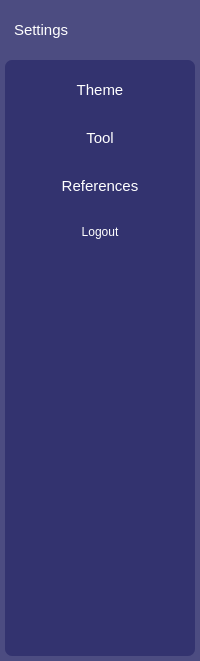
           <widget class="QCustomSlideMenu" name="inLeftMenu" native="true">
            <property name="minimumSize">
             <size>
              <width>0</width>
              <height>0</height>
             </size>
            </property>
            <property name="maximumSize">
             <size>
              <width>200</width>
              <height>16777215</height>
             </size>
            </property>
            <property name="font">
             <font>
              <pointsize>11</pointsize>
             </font>
            </property>
            <property name="styleSheet">
             <string notr="true">QWidget {
	background-color: #4C4C81;
	border-radius: 7px;
	color: #FFFFFF;
}

QPushButton {
	padding: 12px;
}</string>
            </property>
            <layout class="QVBoxLayout" name="verticalLayout_2">
             <property name="spacing">
              <number>5</number>
             </property>
             <property name="leftMargin">
              <number>5</number>
             </property>
             <property name="topMargin">
              <number>5</number>
             </property>
             <property name="rightMargin">
              <number>5</number>
             </property>
             <property name="bottomMargin">
              <number>5</number>
             </property>
             <item>
              <widget class="QWidget" name="widget" native="true">
               <property name="maximumSize">
                <size>
                 <width>16777215</width>
                 <height>50</height>
                </size>
               </property>
               <property name="font">
                <font>
                 <pointsize>11</pointsize>
                </font>
               </property>
               <layout class="QHBoxLayout" name="horizontalLayout_3">
                <item>
                 <widget class="QLabel" name="label_2">
                  <property name="font">
                   <font>
                    <pointsize>11</pointsize>
                   </font>
                  </property>
                  <property name="text">
                   <string>Settings</string>
                  </property>
                 </widget>
                </item>
                <item>
                 <widget class="QPushButton" name="closeSetting">
                  <property name="font">
                   <font>
                    <pointsize>11</pointsize>
                   </font>
                  </property>
                  <property name="text">
                   <string />
                  </property>
                  <property name="icon">
                   <iconset resource="../Qss/icons/_icons.qrc">
                    <normaloff>:/feather/icons/feather/x-circle.png</normaloff>:/feather/icons/feather/x-circle.png</iconset>
                  </property>
                 </widget>
                </item>
               </layout>
              </widget>
             </item>
             <item>
              <widget class="QWidget" name="widget_2" native="true">
               <property name="font">
                <font>
                 <pointsize>11</pointsize>
                </font>
               </property>
               <property name="styleSheet">
                <string notr="true">background-color: #33336F;</string>
               </property>
               <layout class="QVBoxLayout" name="verticalLayout_6">
                <item>
                 <widget class="QPushButton" name="pushButton_2">
                  <property name="font">
                   <font>
                    <pointsize>11</pointsize>
                   </font>
                  </property>
                  <property name="text">
                   <string>Theme</string>
                  </property>
                 </widget>
                </item>
                <item>
                 <widget class="QPushButton" name="pushButton_4">
                  <property name="font">
                   <font>
                    <pointsize>11</pointsize>
                   </font>
                  </property>
                  <property name="text">
                   <string>Tool</string>
                  </property>
                 </widget>
                </item>
                <item>
                 <widget class="QPushButton" name="pushButton_3">
                  <property name="font">
                   <font>
                    <pointsize>11</pointsize>
                   </font>
                  </property>
                  <property name="text">
                   <string>References</string>
                  </property>
                 </widget>
                </item>
                <item>
                 <widget class="QPushButton" name="log">
                  <property name="text">
                   <string>Logout</string>
                  </property>
                 </widget>
                </item>
                <item>
                 <widget class="QPushButton" name="pushButton_6">
                  <property name="text">
                   <string />
                  </property>
                 </widget>
                </item>
                <item>
                 <widget class="QPushButton" name="pushButton_7">
                  <property name="text">
                   <string />
                  </property>
                 </widget>
                </item>
                <item>
                 <widget class="QPushButton" name="pushButton_8">
                  <property name="text">
                   <string />
                  </property>
                 </widget>
                </item>
                <item>
                 <widget class="QPushButton" name="pushButton_10">
                  <property name="text">
                   <string />
                  </property>
                 </widget>
                </item>
                <item>
                 <widget class="QPushButton" name="pushButton_11">
                  <property name="text">
                   <string />
                  </property>
                 </widget>
                </item>
                <item>
                 <widget class="QPushButton" name="pushButton_9">
                  <property name="text">
                   <string />
                  </property>
                 </widget>
                </item>
                <item>
                 <widget class="QPushButton" name="pushButton_12">
                  <property name="text">
                   <string />
                  </property>
                 </widget>
                </item>
                <item>
                 <widget class="QPushButton" name="pushButton_13">
                  <property name="text">
                   <string />
                  </property>
                 </widget>
                </item>
                <item>
                 <widget class="QPushButton" name="pushButton_14">
                  <property name="text">
                   <string />
                  </property>
                 </widget>
                </item>
               </layout>
              </widget>
             </item>
            </layout>
           </widget>
